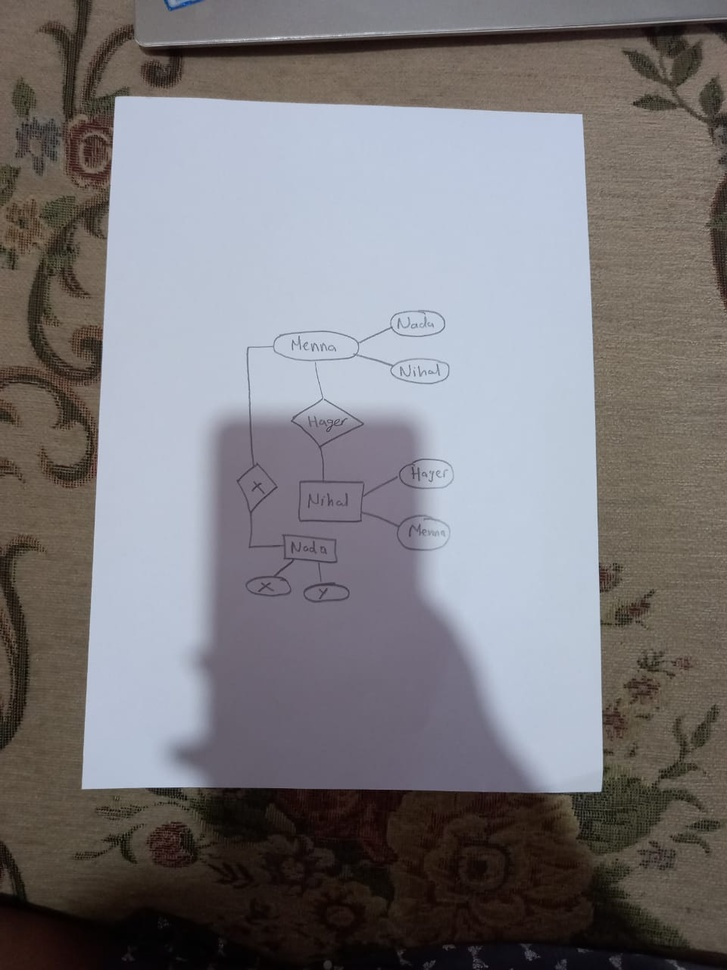
#> input picture notebooks/prespective/input/9.jpeg, 727 x 970 px, shrunk from 960 x 1280 before the run
$ jupyter execute transform.ipynb   (older library calls are emulated)
#> lines starting #> are read from the running program, lines starting #| are printed output that depends on the picture; after the words box and inside, x2 and y2 are one past the last pixel; in counts of white or black regions, pixels touching at a corner belong together
[cell 1]
# from transform import four_point_transform

from skimage.filters import threshold_local,threshold_otsu,try_all_threshold,threshold_mean
import numpy as np
import cv2
import imutils
from skimage.util.shape import view_as_windows

[cell 2]
def order_points(pts):
    rect = np.zeros((4, 2), dtype = "float32")
    n=15
    s = pts.sum(axis = 1)
    rect[0] = pts[np.argmin(s)]+n
    #x,y
    # rect[0][0]+=n
    # rect[0][1]+=n

    rect[2] = pts[np.argmax(s)]-n#br
    #x,y
    # rect[2][0]-=n
    # rect[2][1]+=n

    diff = np.diff(pts, axis = 1)
    rect[1] = pts[np.argmin(diff)]-n
    #x,y
    rect[1][0]-=n
    rect[1][1]+=n
    rect[3] = pts[np.argmax(diff)]#bl
    #x,y
    rect[3][0]+=n
    rect[3][1]-=n
    #print("rect",rect)
    return rect

def four_point_transform(image, pts):
    rect = order_points(pts)
    (tl, tr, br, bl) = rect


    widthA = np.sqrt(((br[0] - bl[0]) ** 2) + ((br[1] - bl[1]) ** 2))
    widthB = np.sqrt(((tr[0] - tl[0]) ** 2) + ((tr[1] - tl[1]) ** 2))
    maxWidth = max(int(widthA), int(widthB))
    heightA = np.sqrt(((tr[0] - br[0]) ** 2) + ((tr[1] - br[1]) ** 2))
    heightB = np.sqrt(((tl[0] - bl[0]) ** 2) + ((tl[1] - bl[1]) ** 2))
    maxHeight = max(int(heightA), int(heightB))
    dst = np.array([
  [0, 0],
  [maxWidth - 1, 0],
  [maxWidth - 1, maxHeight - 1],
  [0, maxHeight - 1]], dtype = "float32")

    M = cv2.getPerspectiveTransform(rect, dst)
    warped = cv2.warpPerspective(image, M, (maxWidth, maxHeight))

    return warped

[cell 3]
###########################illumination and binarization####################
#Illumenation
from math import pi
def simplestColorBalance(img,s):
    s/=100
    n,m=img.shape
    f=img.flatten()
    f.sort()
    minT=f[int(s*n*m)]
    maxT=f[ n*m - int(s*n*m) - 1]
    img=np.where(img<minT,0,img)
    img=np.where(img>maxT,255,img)
    img=np.where((img!=0)&(img!=255),255*((img-minT)/(maxT-minT)),img)
    return img
def poisonScreening(img,L):
    n,m=img.shape
    img_freq=cv2.dft(img)
    for i in range(n):
        for j in range(m):
            coef=(pi*pi*i*i)/(n*n) + (pi*pi*j*j)/(m*m)
            img_freq[i][j]=(img_freq[i][j]*coef)/(L+coef)
    img=cv2.idft(img_freq)
    return img
def applyPoison(img,s=0.1,L=0.1):
    img=simplestColorBalance(img,s)
    img=poisonScreening(img,L)
    img=simplestColorBalance(img,s)
    return img
# [14 lines left out: functions signaltonoise, smooth, not called in this run]

[cell 4]
#copied from https://github.com/manuelaguadomtz/pythreshold/blob/master/pythreshold/local_th/feng.py
def feng_threshold(img, w_size1=15, w_size2=30,
                   k1=0.15, k2=0.01, alpha1=0.1):
    """ Runs the Feng's thresholding algorithm.
    Reference:
    Algorithm proposed in: Meng-Ling Feng and Yap-Peng Tan, “Contrast adaptive
    thresholding of low quality document images”, IEICE Electron. Express,
    Vol. 1, No. 16, pp.501-506, (2004).
    Modifications: Using integral images to compute the local mean and the
    standard deviation
    @param img: The input image. Must be a gray scale image
    @type img: ndarray
    @param w_size1: The size of the primary local window to compute
        each pixel threshold. Should be an odd window
    @type w_size1: int
    @param w_size2: The size of the secondary local window to compute
        the dynamic range standard deviation. Should be an odd window
    @type w_size2: int
    @param k1: Parameter value that lies in the interval [0.15, 0.25].
    @type k1: float
    @param k2: Parameter value that lies in the interval [0.01, 0.05].
    @type k2: float
    @param alpha1: Parameter value that lies in the interval [0.15, 0.25].
    @type alpha1: float
    @return: The estimated local threshold for each pixel
    @rtype: ndarray
    """
    # Obtaining rows and cols
    rows, cols = img.shape
    i_rows, i_cols = rows + 1, cols + 1

    # Computing integral images
    # Leaving first row and column in zero for convenience
    integ = np.zeros((i_rows, i_cols), np.float)
    sqr_integral = np.zeros((i_rows, i_cols), np.float)

    integ[1:, 1:] = np.cumsum(np.cumsum(img.astype(np.float), axis=0), axis=1)
    sqr_img = np.square(img.astype(np.float))
    sqr_integral[1:, 1:] = np.cumsum(np.cumsum(sqr_img, axis=0), axis=1)

    # Defining grid
    x, y = np.meshgrid(np.arange(1, i_cols), np.arange(1, i_rows))

    # Obtaining local coordinates
    hw_size = w_size1 // 2
    x1 = (x - hw_size).clip(1, cols)
    x2 = (x + hw_size).clip(1, cols)
    y1 = (y - hw_size).clip(1, rows)
    y2 = (y + hw_size).clip(1, rows)

    # Obtaining local areas size
    l_size = (y2 - y1 + 1) * (x2 - x1 + 1)

    # Computing sums
    sums = (integ[y2, x2] - integ[y2, x1 - 1] -
            integ[y1 - 1, x2] + integ[y1 - 1, x1 - 1])
    sqr_sums = (sqr_integral[y2, x2] - sqr_integral[y2, x1 - 1] -
                sqr_integral[y1 - 1, x2] + sqr_integral[y1 - 1, x1 - 1])

    # Computing local means
    means = sums / l_size

    # Computing local standard deviation
    stds = np.sqrt(sqr_sums / l_size - np.square(means))

    # Obtaining windows
    padded_img = np.ones((rows + w_size1 - 1, cols + w_size1 - 1)) * np.nan
    padded_img[hw_size: -hw_size, hw_size: -hw_size] = img

    winds = view_as_windows(padded_img, (w_size1, w_size1))

    # Obtaining maximums and minimums
    mins = np.nanmin(winds, axis=(2, 3))

    # Obtaining local coordinates for std range calculations
    hw_size = w_size2 // 2
    x1 = (x - hw_size).clip(1, cols)
    x2 = (x + hw_size).clip(1, cols)
    y1 = (y - hw_size).clip(1, rows)
    y2 = (y + hw_size).clip(1, rows)

    # Obtaining local areas size
    l_size = (y2 - y1 + 2) * (x2 - x1 + 2)

    # Computing sums
    sums = (integ[y2, x2] - integ[y2, x1 - 1] -
            integ[y1 - 1, x2] + integ[y1 - 1, x1 - 1])
    sqr_sums = (sqr_integral[y2, x2] - sqr_integral[y2, x1 - 1] -
                sqr_integral[y1 - 1, x2] + sqr_integral[y1 - 1, x1 - 1])

    # Computing local means2
    means2 = sums / l_size

    # Computing standard deviation range
    std_ranges = np.sqrt(sqr_sums / l_size - np.square(means2))

    # Computing normalized standard deviations and extra alpha parameters
    n_stds = stds / std_ranges
    n_sqr_std = np.square(n_stds)
    alpha2 = k1 * n_sqr_std
    alpha3 = k2 * n_sqr_std

    thresholds = ((1 - alpha1) * means + alpha2 * n_stds
                  * (means - mins) + alpha3 * mins)
    for x in range(img.shape[0]):
        for y in range(img.shape[1]):
            if(img[x][y]<thresholds[x][y]):
                img[x][y]=0
            else:
                img[x][y]=1
    return img

[cell 5]
img_dir='input/9.jpeg'
MORPH = 9
CANNY = 84
HOUGH = 25
orig = cv2.imread(img_dir)
#> orig is the input picture: shape (970, 727, 3); mean B, G, R 123.3, 119.8, 122.2

img = cv2.imread(img_dir, cv2.IMREAD_GRAYSCALE)
img_copy = img.copy()
cv2.imwrite("orig.png",img)

cv2.GaussianBlur(img, (3,3), 0, img)
# Remove small details
kernel = cv2.getStructuringElement(cv2.MORPH_RECT,(MORPH,MORPH))
dilated = cv2.dilate(img, kernel)
cv2.imwrite("dilated.png",dilated)

edges = cv2.Canny(dilated, 0, CANNY, apertureSize=3)
#> edges: shape (970, 727); 3% white in thin lines or dots
kernel = cv2.getStructuringElement(cv2.MORPH_RECT,(3,3))
edges = cv2.dilate(edges, kernel)
#> edges: shape (970, 727); 9.2% white; 21 white regions, largest, box (x1, y1, x2, y2) and area: (0, 0, 727, 877) 47174, (0, 799, 303, 917) 5989, (573, 799, 727, 970) 4419
edges = cv2.Canny(edges, 0, CANNY, apertureSize=3)
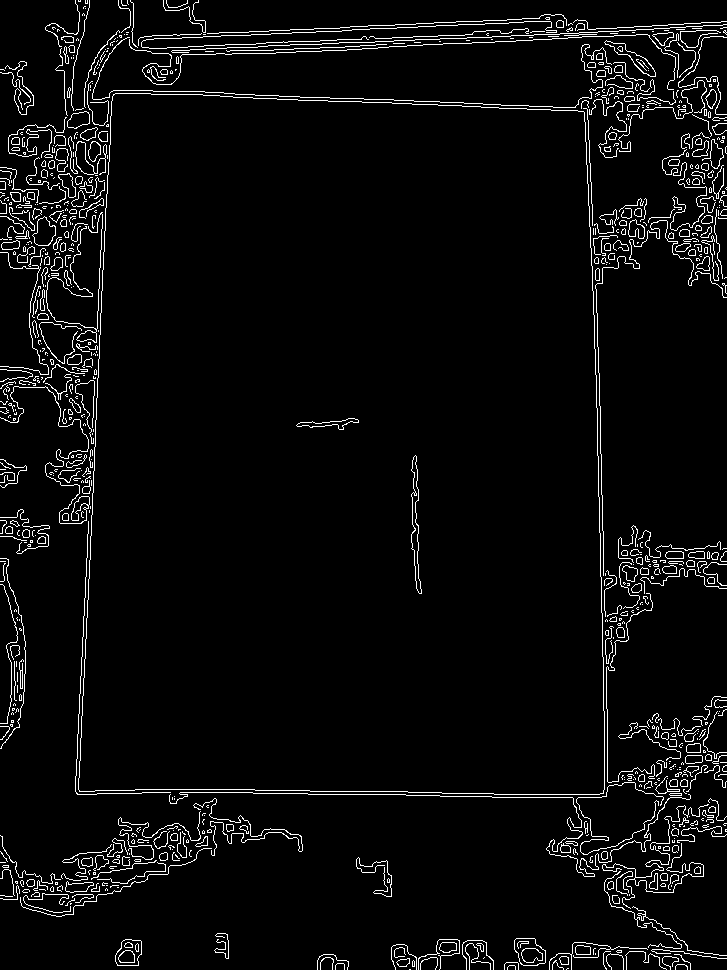
#> edges: shape (970, 727); 4.3% white in thin lines or dots
cv2.imwrite("edges.png",edges)
#> Out = True
# [16 lines of commented-out code are left out]

[cell 6]
# finding contours
im,contours,heirarchy = cv2.findContours(edges.copy(), cv2.RETR_EXTERNAL, cv2.CHAIN_APPROX_SIMPLE)
#> contours = 748 contours, 628 with area under 20; largest, box (x1, y1, x2, y2) and area: (78, 93, 605, 795) 346288, (514, 938, 546, 966) 664, (115, 939, 142, 966) 552, (604, 40, 656, 77) 459, (32, 216, 56, 246) 432
maxArea=0
for cnt in contours:
    x,y,w,h = cv2.boundingRect(cnt)
    if(w*h >= maxArea):
        peri = cv2.arcLength(cnt, True)
        approx = cv2.approxPolyDP(cnt, 0.05 * peri, True)
        maxArea=w*h
#> this loop made 748 passes
#> (x, y, w, h, peri, approx, maxArea) on passes 9, 15, 29, 36, 71: (396, 958, 14, 9, 36.73, [[409, 958], [396, 962], [399, 966], [406, 966]], 126), (674, 954, 17, 16, 53.8, [[674, 954], [689, 962], [690, 969], [689, 962]], 272), (549, 942, 99, 28, 375.4, [[549, 969], [574, 942], [647, 949], [574, 942]], 2772), (632, 906, 95, 50, 270.7, [[632, 907], [726, 955]], 4750), (604, 871, 78, 78, 408.3, [[605, 880], [681, 947], [648, 947], [681, 944]], 6084)
#> after the loop, maxArea = 369954; peri = 2408.2
cv2.drawContours(orig,[approx], -1, (0, 255, 0), 1)
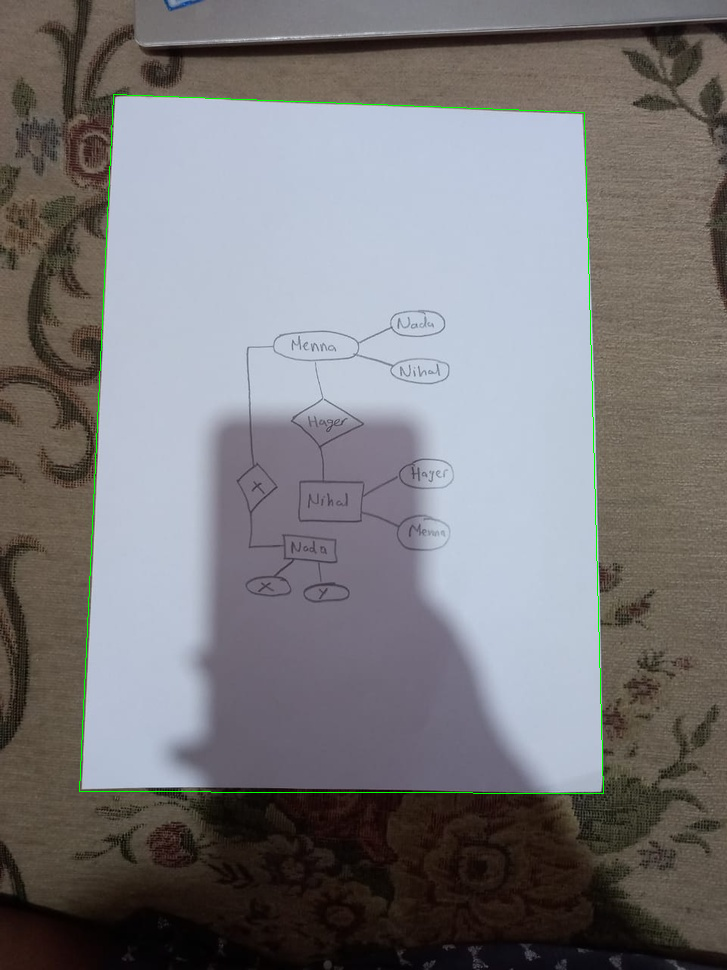
#> orig: shape (970, 727, 3); 0.34% of pixels changed, all inside (x1, y1, x2, y2) = (79, 94, 604, 794)
cv2.imwrite('outline.png',orig)
#> Out = True

[cell 7]
ratio=1
warped = four_point_transform(img_copy, approx.reshape(len(approx), 2) * ratio)
#> in order_points, `s = pts.sum(axis = 1)`: s = [207, 870, 1396, 696]
#> in order_points, `diff = np.diff(pts, axis = 1)`: diff = [-19, 712, 190, -472]
#> in four_point_transform, `rect = order_points(pts)`: rect = [[128, 109], [554, 112], [588, 778], [94, 776]]
#> in four_point_transform, `(tl, tr, br, bl) = rect`: tl = [128, 109]; tr = [554, 112]; br = [588, 778]; bl = [94, 776]
#> in four_point_transform, `widthA = np.sqrt(((br[0] - bl[0]) ** 2) + ((br[1] - bl[1]) ** 2))`: widthA = 494
#> in four_point_transform, `widthB = np.sqrt(((tr[0] - tl[0]) ** 2) + ((tr[1] - tl[1]) ** 2))`: widthB = 426
#> in four_point_transform, `maxWidth = max(int(widthA), int(widthB))`: maxWidth = 494
#> in four_point_transform, `heightA = np.sqrt(((tr[0] - br[0]) ** 2) + ((tr[1] - br[1]) ** 2))`: heightA = 666.9
#> in four_point_transform, `heightB = np.sqrt(((tl[0] - bl[0]) ** 2) + ((tl[1] - bl[1]) ** 2))`: heightB = 667.9
#> in four_point_transform, `maxHeight = max(int(heightA), int(heightB))`: maxHeight = 667
#> in four_point_transform, `dst = np.array([ [0, 0], [maxWidth - 1, 0], [maxWidth - 1, maxHeight -..`: dst = [[0, 0], [493, 0], [493, 666], [0, 666]]
#> in four_point_transform, `M = cv2.getPerspectiveTransform(rect, dst)`: M = [[1.18, 0.0604, -158.2], [-0.00836, 1.19, -128.4], [-6.33e-06, 0.000245, 1]]
#> in four_point_transform, `warped = cv2.warpPerspective(image, M, (maxWidth, maxHeight))`:
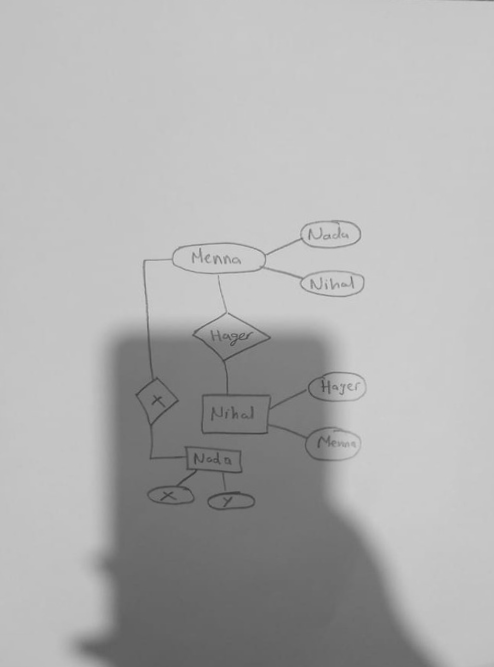
#> warped: shape (667, 494); min 60, max 212, mean 174.9
cv2.imwrite('result.png',warped)
#> Out = True

[cell 8]
Illuminated = applyPoison(warped)
#> in simplestColorBalance, `minT=f[int(s*n*m)]`: minT = 76
#> in simplestColorBalance, `maxT=f[ n*m - int(s*n*m) - 1]`: maxT = 205
#> in poisonScreening, `img=cv2.idft(img_freq)`:
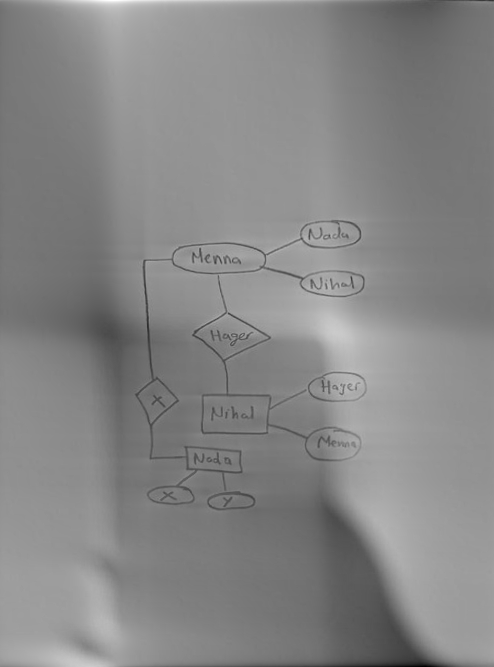
#> img: shape (667, 494) float64; min -72721393.8, max 65136015, mean 0; drawn with min black and max white
cv2.imwrite('Illuminated.png',Illuminated)
#fig, ax = try_all_threshold(Illuminated, figsize=(20, 30), verbose=False)
Illuminated=Illuminated.astype(np.uint8)
#smoothedImage=smooth(Illuminated)
BinarizedImage=feng_threshold(Illuminated)
#> in feng_threshold, `integ[1:, 1:] = np.cumsum(np.cumsum(img.astype(np.float), axis=0), axi..`:
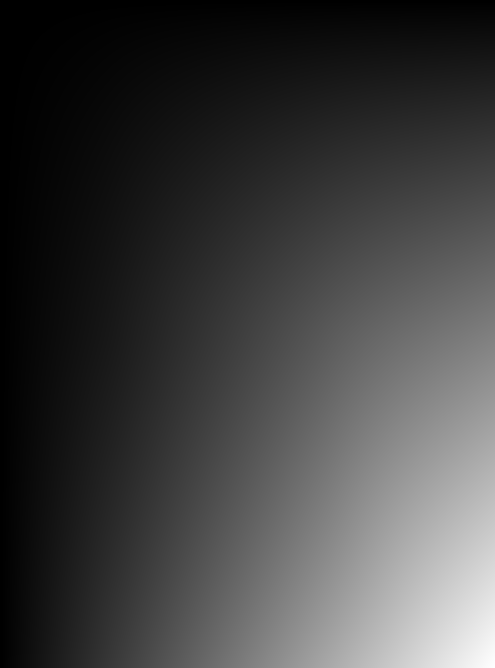
#> integ: shape (668, 495) float64; min 0, max 45129766, mean 11367920.1; drawn with min black and max white
#> in feng_threshold, `std_ranges = np.sqrt(sqr_sums / l_size - np.square(means2))`:
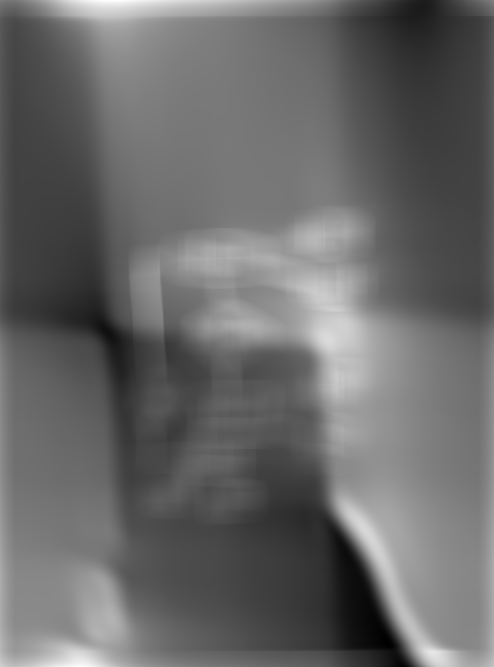
#> std_ranges: shape (667, 494) float64; min 12.32, max 68.16, mean 35.4; drawn with min black and max white
#> in feng_threshold, `n_stds = stds / std_ranges`:
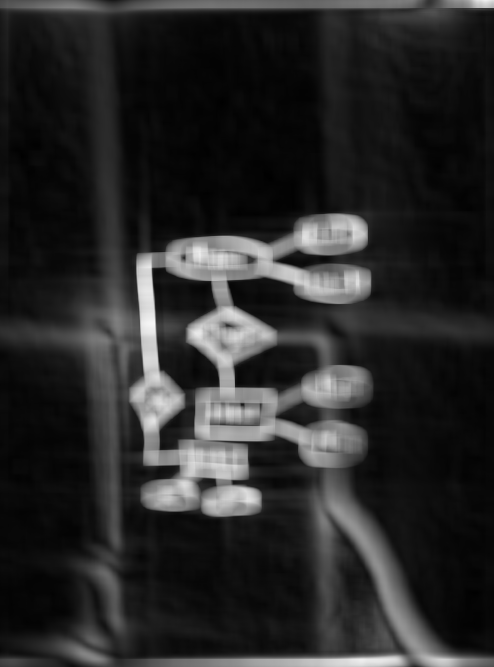
#> n_stds: shape (667, 494) float64; min 0.00243, max 0.962, mean 0.162
#> after the loop in feng_threshold, `for x in range(img.shape[0]):`:
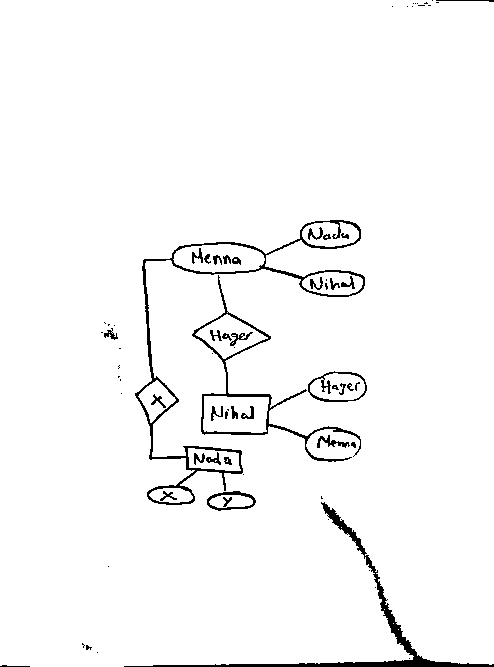
#> img: shape (667, 494); values 0 (black) and 1 (white), 97.1% white; 73 black regions (37 under 20 px), largest, box (x1, y1, x2, y2) and area: (135, 220, 365, 505) 2976, (124, 502, 494, 667) 2475, (192, 275, 361, 462) 1574
cv2.imwrite('feng.png',BinarizedImage*255)
#> Out = True

[cell 9]
img_gray = cv2.imread('result.png',0)
dilated_img = cv2.dilate(img_gray, np.ones((7,7), np.uint8))
bg_img = cv2.medianBlur(dilated_img, 21)
diff_img = 255 - cv2.absdiff(img_gray, bg_img)
cv2.imwrite("shadowOut.png",diff_img)
norm_img = diff_img.copy() # Needed for 3.x compatibility
cv2.normalize(diff_img, norm_img, alpha=0, beta=255, norm_type=cv2.NORM_MINMAX, dtype=cv2.CV_8UC1)
_, thr_img = cv2.threshold(norm_img, 230, 0, cv2.THRESH_TRUNC)
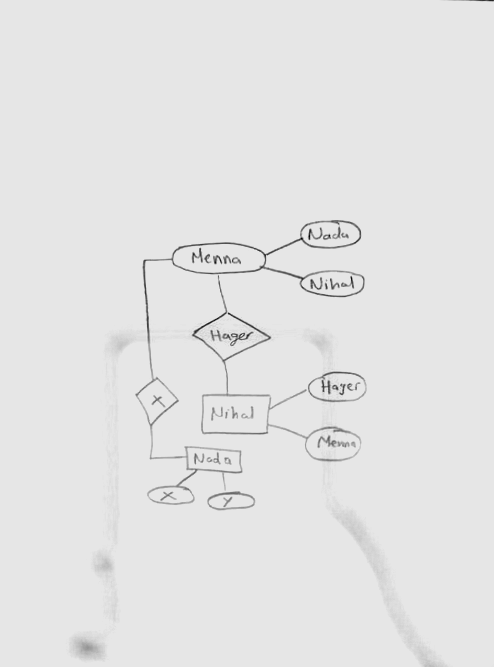
#> thr_img: shape (667, 494); min 0, max 230, mean 227.9
cv2.normalize(thr_img, thr_img, alpha=0, beta=255, norm_type=cv2.NORM_MINMAX, dtype=cv2.CV_8UC1)
cv2.imwrite("thres.png",thr_img)
thres =threshold_mean(thr_img)
#> thres = 252.6
final = (thr_img >thres)*255
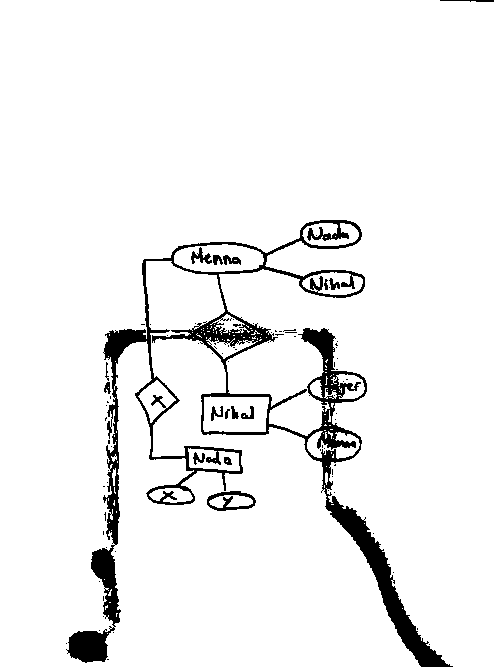
#> final: shape (667, 494) int64; 94.2% white; 86 black regions (70 under 20 px), largest, box (x1, y1, x2, y2) and area: (66, 220, 453, 667) 17670, (207, 491, 256, 511) 390, (191, 247, 212, 264) 156
cv2.imwrite("final.png",final)
fig, ax = try_all_threshold(thr_img, figsize=(20, 30), verbose=False)
